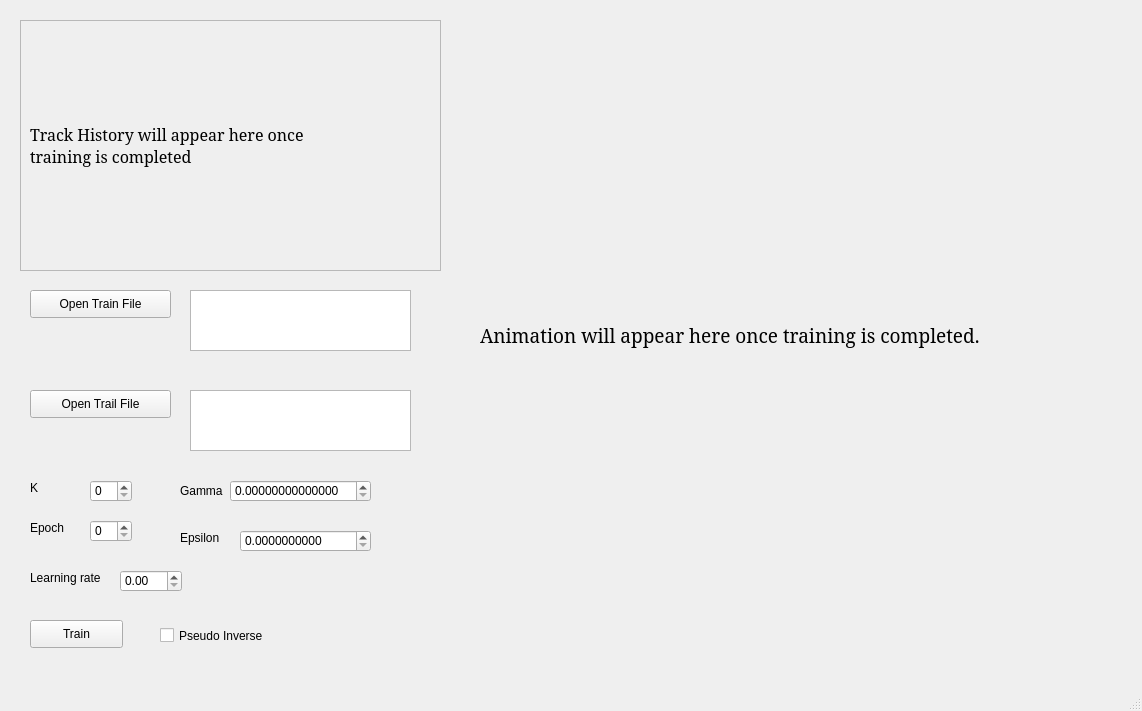
<?xml version="1.0" encoding="UTF-8"?>
<ui version="4.0">
 <class>MainWindow</class>
 <widget class="QMainWindow" name="MainWindow">
  <property name="geometry">
   <rect>
    <x>0</x>
    <y>0</y>
    <width>1142</width>
    <height>711</height>
   </rect>
  </property>
  <property name="windowTitle">
   <string>MainWindow</string>
  </property>
  <widget class="QWidget" name="centralwidget">
   <widget class="QLabel" name="label">
    <property name="geometry">
     <rect>
      <x>480</x>
      <y>40</y>
      <width>621</width>
      <height>591</height>
     </rect>
    </property>
    <property name="font">
     <font>
      <family>Garamond</family>
      <pointsize>14</pointsize>
     </font>
    </property>
    <property name="text">
     <string>Animation will appear here once training is completed.</string>
    </property>
   </widget>
   <widget class="QWidget" name="QFileDialog" native="true">
    <property name="geometry">
     <rect>
      <x>20</x>
      <y>280</y>
      <width>421</width>
      <height>91</height>
     </rect>
    </property>
    <widget class="QPushButton" name="openFileButton">
     <property name="geometry">
      <rect>
       <x>10</x>
       <y>10</y>
       <width>141</width>
       <height>28</height>
      </rect>
     </property>
     <property name="text">
      <string>Open Train File</string>
     </property>
    </widget>
    <widget class="QTextEdit" name="selectedFileURLTextEdit">
     <property name="geometry">
      <rect>
       <x>170</x>
       <y>10</y>
       <width>221</width>
       <height>61</height>
      </rect>
     </property>
    </widget>
   </widget>
   <widget class="QPushButton" name="trainButton">
    <property name="geometry">
     <rect>
      <x>30</x>
      <y>620</y>
      <width>93</width>
      <height>28</height>
     </rect>
    </property>
    <property name="text">
     <string>Train</string>
    </property>
   </widget>
   <widget class="QDoubleSpinBox" name="lrDoubleSpinBox">
    <property name="geometry">
     <rect>
      <x>120</x>
      <y>570</y>
      <width>62</width>
      <height>22</height>
     </rect>
    </property>
   </widget>
   <widget class="QSpinBox" name="kSpinbox">
    <property name="geometry">
     <rect>
      <x>90</x>
      <y>480</y>
      <width>42</width>
      <height>22</height>
     </rect>
    </property>
   </widget>
   <widget class="QLabel" name="label_2">
    <property name="geometry">
     <rect>
      <x>30</x>
      <y>480</y>
      <width>31</width>
      <height>16</height>
     </rect>
    </property>
    <property name="text">
     <string>K</string>
    </property>
   </widget>
   <widget class="QLabel" name="label_3">
    <property name="geometry">
     <rect>
      <x>30</x>
      <y>570</y>
      <width>91</width>
      <height>16</height>
     </rect>
    </property>
    <property name="text">
     <string>Learning rate</string>
    </property>
   </widget>
   <widget class="QDoubleSpinBox" name="epsilonDoubleSpinBox">
    <property name="geometry">
     <rect>
      <x>240</x>
      <y>530</y>
      <width>131</width>
      <height>22</height>
     </rect>
    </property>
    <property name="decimals">
     <number>10</number>
    </property>
    <property name="singleStep">
     <double>0.000001000000000</double>
    </property>
    <property name="value">
     <double>0.000000000000000</double>
    </property>
   </widget>
   <widget class="QLabel" name="label_4">
    <property name="geometry">
     <rect>
      <x>180</x>
      <y>530</y>
      <width>58</width>
      <height>15</height>
     </rect>
    </property>
    <property name="text">
     <string>Epsilon</string>
    </property>
   </widget>
   <widget class="QLabel" name="label_5">
    <property name="geometry">
     <rect>
      <x>30</x>
      <y>520</y>
      <width>41</width>
      <height>16</height>
     </rect>
    </property>
    <property name="text">
     <string>Epoch</string>
    </property>
   </widget>
   <widget class="QSpinBox" name="epochSpinbox">
    <property name="geometry">
     <rect>
      <x>90</x>
      <y>520</y>
      <width>42</width>
      <height>22</height>
     </rect>
    </property>
   </widget>
   <widget class="QDoubleSpinBox" name="gammaDoubleSpinBox">
    <property name="geometry">
     <rect>
      <x>230</x>
      <y>480</y>
      <width>141</width>
      <height>22</height>
     </rect>
    </property>
    <property name="decimals">
     <number>14</number>
    </property>
    <property name="singleStep">
     <double>0.000001000000000</double>
    </property>
   </widget>
   <widget class="QLabel" name="label_6">
    <property name="geometry">
     <rect>
      <x>180</x>
      <y>480</y>
      <width>71</width>
      <height>21</height>
     </rect>
    </property>
    <property name="text">
     <string>Gamma</string>
    </property>
   </widget>
   <widget class="QCheckBox" name="pseudoInverseCheckBox">
    <property name="geometry">
     <rect>
      <x>160</x>
      <y>610</y>
      <width>121</width>
      <height>51</height>
     </rect>
    </property>
    <property name="text">
     <string>Pseudo Inverse</string>
    </property>
   </widget>
   <widget class="QScrollArea" name="scrollArea">
    <property name="geometry">
     <rect>
      <x>20</x>
      <y>20</y>
      <width>421</width>
      <height>251</height>
     </rect>
    </property>
    <property name="widgetResizable">
     <bool>true</bool>
    </property>
    <widget class="QWidget" name="scrollAreaWidgetContents">
     <property name="geometry">
      <rect>
       <x>0</x>
       <y>0</y>
       <width>419</width>
       <height>249</height>
      </rect>
     </property>
     <layout class="QVBoxLayout" name="verticalLayout">
      <item>
       <widget class="QLabel" name="trackLabel">
        <property name="font">
         <font>
          <family>Garamond</family>
          <pointsize>12</pointsize>
         </font>
        </property>
        <property name="text">
         <string>Track History will appear here once 
training is completed</string>
        </property>
       </widget>
      </item>
     </layout>
    </widget>
   </widget>
   <widget class="QWidget" name="QFileDialog_2" native="true">
    <property name="geometry">
     <rect>
      <x>20</x>
      <y>380</y>
      <width>421</width>
      <height>91</height>
     </rect>
    </property>
    <widget class="QPushButton" name="openFileButton_2">
     <property name="geometry">
      <rect>
       <x>10</x>
       <y>10</y>
       <width>141</width>
       <height>28</height>
      </rect>
     </property>
     <property name="text">
      <string>Open Trail File</string>
     </property>
    </widget>
    <widget class="QTextEdit" name="selectedFileURLTextEdit_2">
     <property name="geometry">
      <rect>
       <x>170</x>
       <y>10</y>
       <width>221</width>
       <height>61</height>
      </rect>
     </property>
    </widget>
   </widget>
  </widget>
  <widget class="QMenuBar" name="menubar">
   <property name="geometry">
    <rect>
     <x>0</x>
     <y>0</y>
     <width>1142</width>
     <height>26</height>
    </rect>
   </property>
  </widget>
  <widget class="QStatusBar" name="statusbar"/>
 </widget>
 <resources/>
 <connections/>
</ui>
